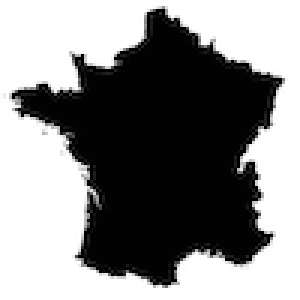
#> input picture vypocty_pokusy/Grafy/france_100.png, 100 x 100 px (shown 3 times larger)
$ python animated_contours.py
#> lines starting #> are read from the running program, lines starting #| are printed output that depends on the picture; after the words box and inside, x2 and y2 are one past the last pixel; in counts of white or black regions, pixels touching at a corner belong together
import numpy as np
import matplotlib.pyplot as plt
import matplotlib.animation as animation
from PIL import Image

SAVE_ANIMATION = False

# The mask image to use: only plot contours on the black area.
img = Image.open('france_100.png')
#> img is the input picture: PIL image 100x100 RGBA; mean R, G, B, A 136.4, 136.4, 136.4, 255
mask = np.array(img)[::-1, :, :].mean(axis=2) < 128
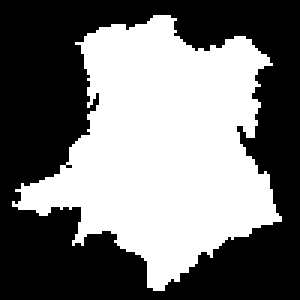
#> mask: shape (100, 100) bool (shown 3 times larger); 46.1% white; 1 white region, box (x1, y1, x2, y2) and area: (4, 5, 94, 97) 4610

# Number of 2D Gaussian functions to use, size of the plot array.
ng = 80
nx, ny = img.size
#> nx = 100; ny = 100
arr = np.zeros((nx, ny))

# Scaling factors for random initialization of Gaussian parameters.
sigma = 20
A = 1
g_prms = np.array(
    (np.random.random(ng) * nx,
     np.random.random(ng) * ny,
     sigma * (np.random.random(ng) + 0.2),
     sigma * (np.random.random(ng) + 0.2),
     A * np.random.random(ng))
)

# Meshgrid of 2D coordinates.
x, y = np.arange(0, nx), np.arange(0, ny)
#> x = 100 values from 0 to 99; y = 100 values from 0 to 99
X, Y = np.meshgrid(x, y)


def gaussian(prms):
    """Return the 2D Gaussian function defined by prms."""
    x0, y0, sig_x, sig_y, A = prms
    return A[:, None, None] * np.exp(
        - ((X - x0[:, None, None]) / sig_x[:, None, None]) ** 2
        - ((Y - y0[:, None, None]) / sig_y[:, None, None]) ** 2
    )


# Initialize the array with the initial Gaussian parameters.
arr = np.sum(gaussian(g_prms), axis=0)

# Start the figure, make sure it's square and turn off the Axes labels.
fig, ax = plt.subplots()
ax.axis('equal')
ax.axis('off')

# Plot the filled and line contours, and the outline of the mask.
cf = ax.contourf(arr, cmap='RdYlBu')
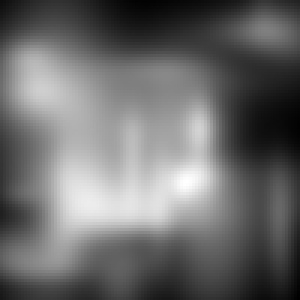
#> arr: shape (100, 100) float64 (shown 3 times larger); min 0.263, max 4.58, mean 2.09; drawn with min black and max white
c = ax.contour(arr, colors='k')
ax.contour(mask, colors='k')

# These parameters determine how fast the Gaussian parameters change.
vx, vy = 4, 4
vsig_x, vsig_y = 0.2, 0.2
vA = 0.05
sc = np.array((vx, vy, vsig_x, vsig_y, vA)).reshape(5, 1)


def animate(i):
    """Set the data for the ith iteration of the animation."""

    global c, cf, arr, g_prms

    # Advance the parameters, update the array, and apply the mask.
    g_prms += sc * (1 - 2 * np.random.random((5, ng)))
    arr = np.sum(gaussian(g_prms), axis=0)
    arr[~mask] = np.nan
    # Update the plot objects: remove the previous collections to save memory.
    cf.remove()
    cf = ax.contourf(arr, cmap='RdYlBu')
    c.remove()
    c = ax.contour(arr, colors='k')
    return c, cf


if SAVE_ANIMATION:
    anim = animation.FuncAnimation(fig, animate, frames=100, repeat=False)
    anim.save('us.gif', writer='imagemagick', fps=5)
else:
    anim = animation.FuncAnimation(fig, animate, frames=100)
    plt.show()
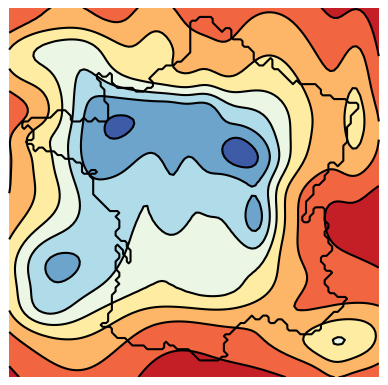
#> figure drawn by matplotlib, 1 panel
